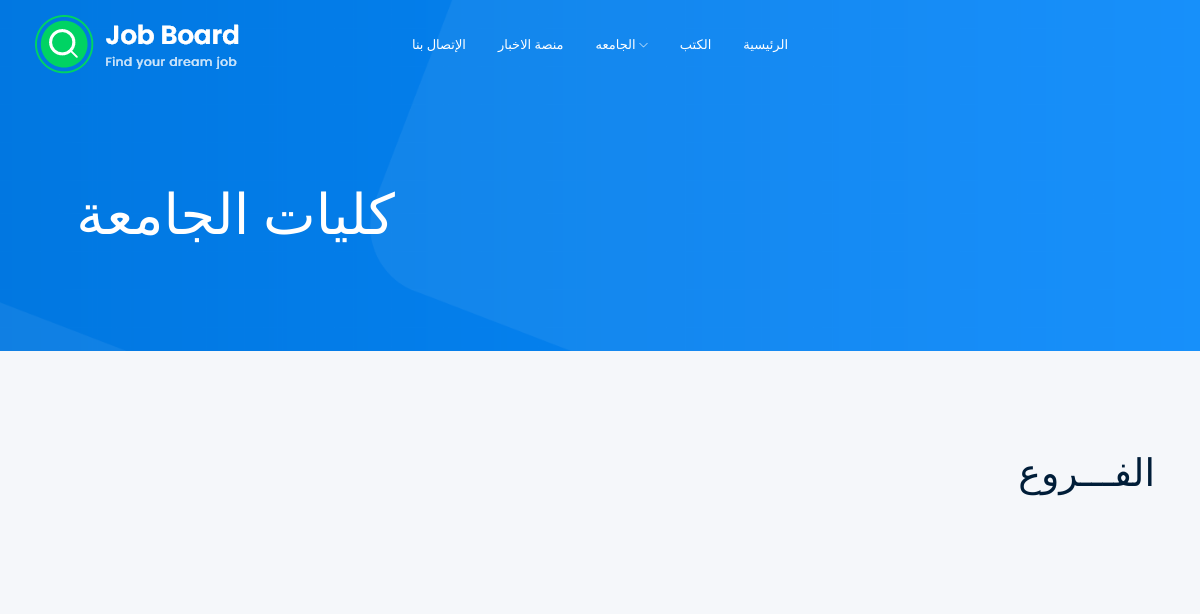
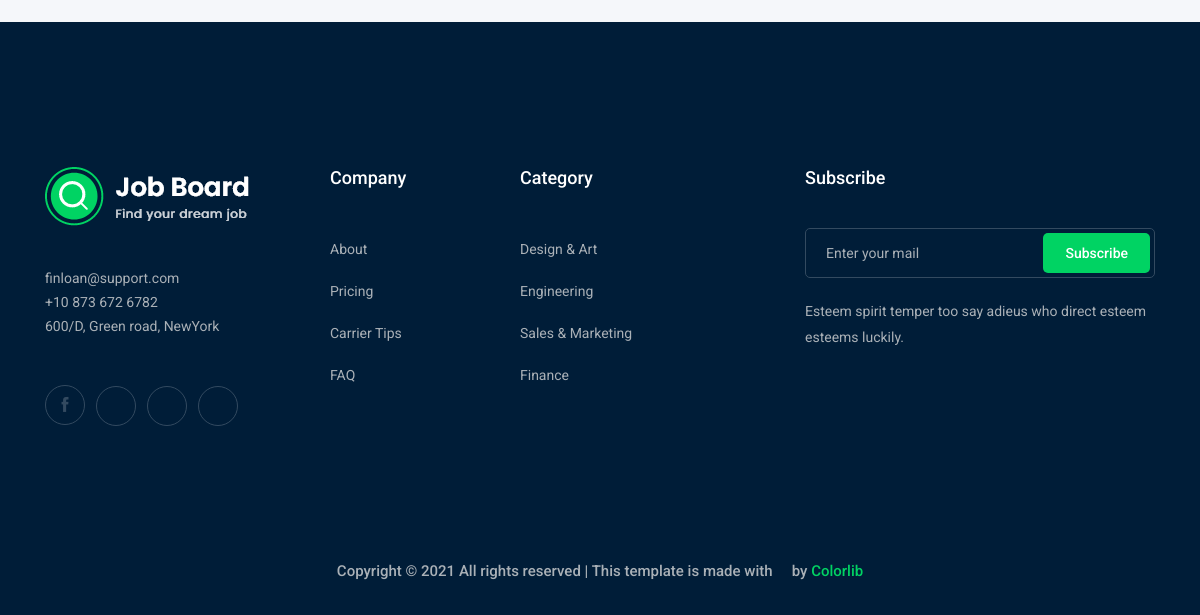
The app's page /branch, older data (2 pictures, top to bottom).
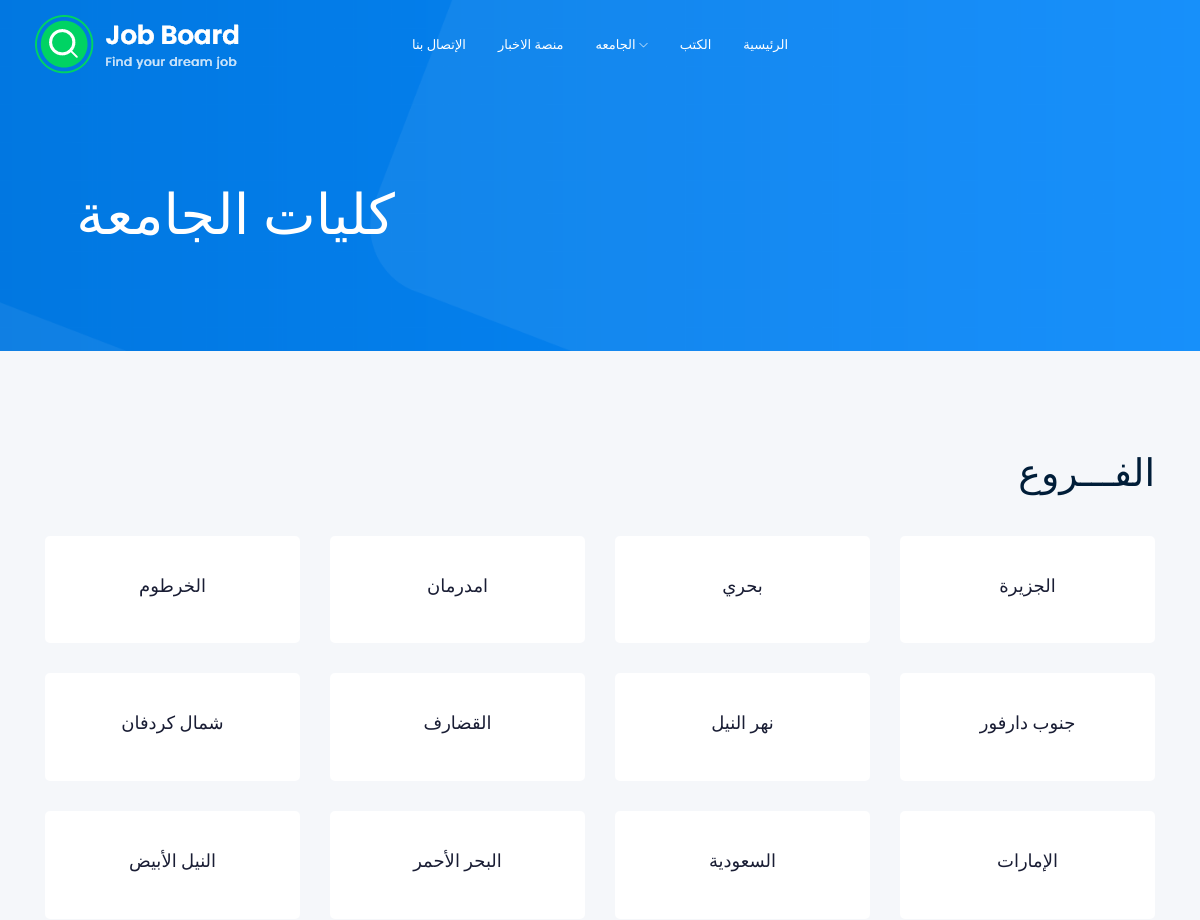
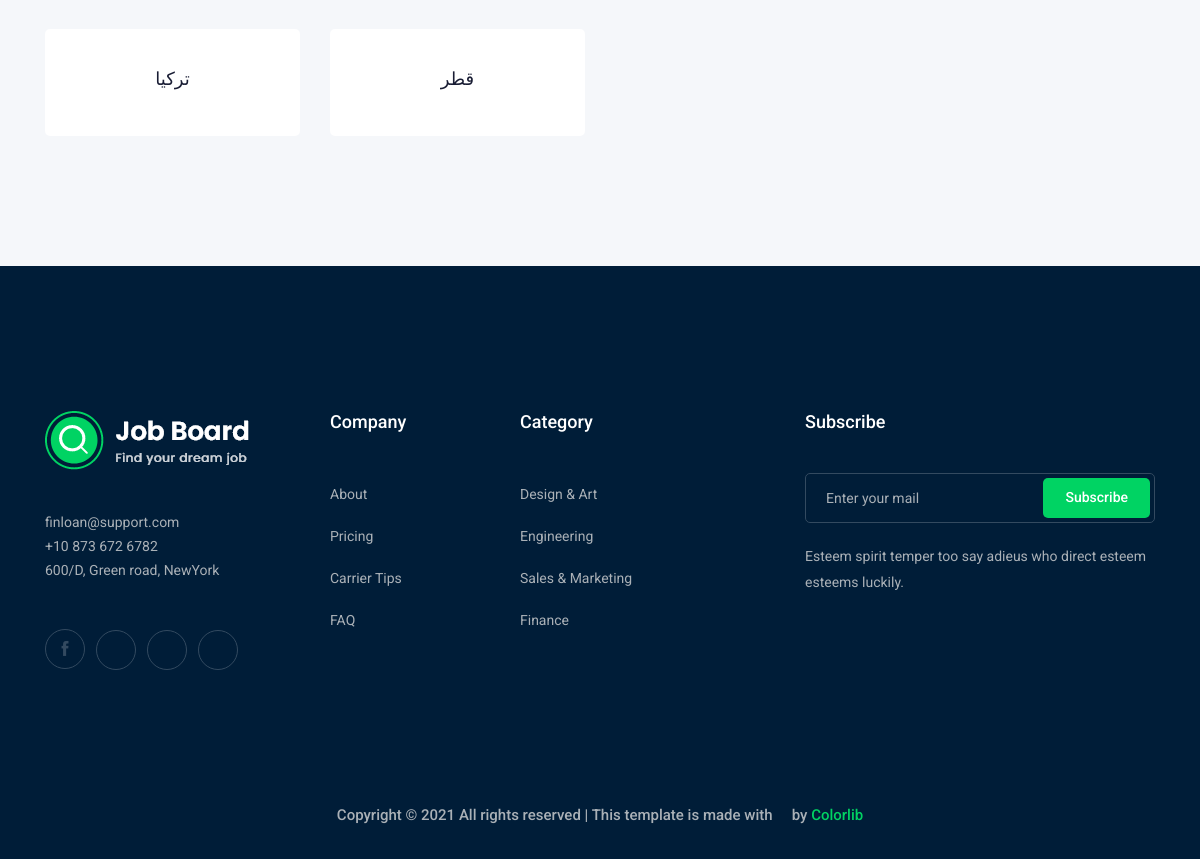
The same page, newer data (2 pictures, top to bottom).
### college/models.py (models this page shows, shortened)
class Branch(models.Model):
    BRtitle = models.CharField(max_length=200, verbose_name=_('الفرع'))
    BRImg = models.ImageField(upload_to='static/img/branchs',
                              verbose_name=_('الصورة'))
    BRdescrip = models.TextField(max_length=1000, verbose_name=_('وصف الفرع'))

### college/views.py (the view)
# urls.py: path('branch', views.branch),
def branch(request):
    all_branch = Branch.objects.all()
    return render(request, 'branch.html', {"all_branch": all_branch})

### college/templates/branch.html
{% extends 'index.html' %}
{% load static %}
{% block my_code %}
<div class="bradcam_area bradcam_bg_1">
    <div class="container">
        <div class="row">
            <div class="col-xl-4">
                <div class=" bradcam_text">
                    <h3 style="text-align: right;">كليات الجامعة</h3>
                </div>
            </div>
        </div>
    </div>
</div>
<div class="popular_catagory_area">
    <div class="container">
        <div class="row">
            <div class="col-lg-12">
                <div class="section_title mb-40">
                    <h3 style="text-align: right;">الفـــروع </h3>
                </div>
            </div>
        </div>
        <div class="row">
            {% for br in all_branch %}
            <div class="col-lg-4 col-xl-3 col-md-6">
                <div class="single_catagory">
                    <h4 style="text-align: center;">{{br.BRtitle}}</h4>
                </div>
            </div>
            {% endfor %}
        </div>
    </div>
</div>
{% endblock my_code %}

Row changes from the older to the newer data that the page shows:
added Branch: BRtitle "الخرطوم"
added Branch: BRtitle "امدرمان"
added Branch: BRtitle "بحري"
added Branch: BRtitle "الجزيرة"
added Branch: BRtitle "شمال كردفان"
added Branch: BRtitle "القضارف"
added Branch: BRtitle "نهر النيل"
added Branch: BRtitle "جنوب دارفور"
added Branch: BRtitle "النيل اﻷبيض"
added Branch: BRtitle "البحر اﻷحمر"
added Branch: BRtitle "السعودية"
added Branch: BRtitle "الإمارات"
added Branch: BRtitle "تركيا"
added Branch: BRtitle "قطر"
